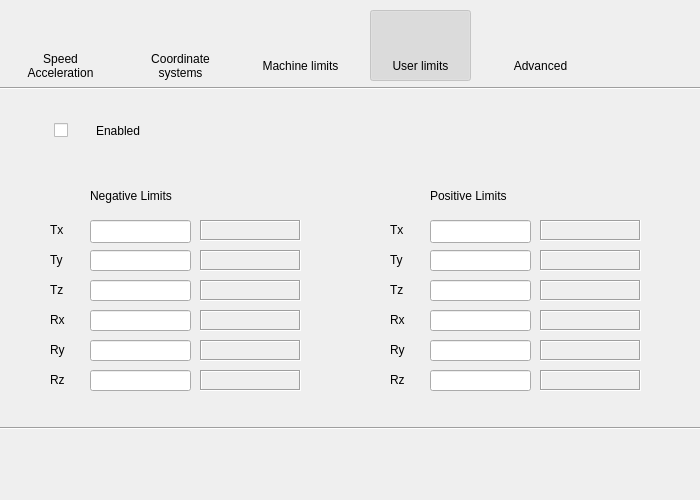
<?xml version="1.0" encoding="UTF-8"?>
<ui version="4.0">
 <class>Form</class>
 <widget class="PyDMFrame" name="Form">
  <property name="geometry">
   <rect>
    <x>0</x>
    <y>0</y>
    <width>700</width>
    <height>500</height>
   </rect>
  </property>
  <property name="windowTitle">
   <string>Parameters</string>
  </property>
  <property name="toolTip">
   <string/>
  </property>
  <property name="whatsThis">
   <string>
    QFrame with support for alarms
    This class inherits from QFrame and PyDMWidget.

    Parameters
    ----------
    parent : QWidget
        The parent widget for the Label
    init_channel : str, optional
        The channel to be used by the widget.
    </string>
  </property>
  <property name="channel" stdset="0">
   <string>ca://${P}${R}Config:VT</string>
  </property>
  <widget class="PyDMLineEdit" name="PyDMLineEdit_6">
   <property name="geometry">
    <rect>
     <x>90</x>
     <y>370</y>
     <width>101</width>
     <height>21</height>
    </rect>
   </property>
   <property name="toolTip">
    <string/>
   </property>
   <property name="whatsThis">
    <string/>
   </property>
   <property name="precisionFromPV" stdset="0">
    <bool>false</bool>
   </property>
   <property name="precision" stdset="0">
    <number>4</number>
   </property>
   <property name="showUnits" stdset="0">
    <bool>true</bool>
   </property>
   <property name="channel" stdset="0">
    <string>ca://${P}${R}CFG_LIMIT:User_Rz_Neg</string>
   </property>
  </widget>
  <widget class="PyDMLineEdit" name="PyDMLineEdit">
   <property name="geometry">
    <rect>
     <x>90</x>
     <y>220</y>
     <width>101</width>
     <height>23</height>
    </rect>
   </property>
   <property name="toolTip">
    <string/>
   </property>
   <property name="whatsThis">
    <string/>
   </property>
   <property name="precisionFromPV" stdset="0">
    <bool>false</bool>
   </property>
   <property name="precision" stdset="0">
    <number>4</number>
   </property>
   <property name="showUnits" stdset="0">
    <bool>true</bool>
   </property>
   <property name="channel" stdset="0">
    <string>ca://${P}${R}CFG_LIMIT:User_Tx_Neg</string>
   </property>
  </widget>
  <widget class="PyDMLineEdit" name="PyDMLineEdit_2">
   <property name="geometry">
    <rect>
     <x>90</x>
     <y>250</y>
     <width>101</width>
     <height>21</height>
    </rect>
   </property>
   <property name="toolTip">
    <string/>
   </property>
   <property name="whatsThis">
    <string/>
   </property>
   <property name="precisionFromPV" stdset="0">
    <bool>false</bool>
   </property>
   <property name="precision" stdset="0">
    <number>4</number>
   </property>
   <property name="showUnits" stdset="0">
    <bool>true</bool>
   </property>
   <property name="channel" stdset="0">
    <string>ca://${P}${R}CFG_LIMIT:User_Ty_Neg</string>
   </property>
  </widget>
  <widget class="PyDMLineEdit" name="PyDMLineEdit_3">
   <property name="geometry">
    <rect>
     <x>90</x>
     <y>280</y>
     <width>101</width>
     <height>21</height>
    </rect>
   </property>
   <property name="toolTip">
    <string/>
   </property>
   <property name="whatsThis">
    <string/>
   </property>
   <property name="precisionFromPV" stdset="0">
    <bool>false</bool>
   </property>
   <property name="precision" stdset="0">
    <number>4</number>
   </property>
   <property name="showUnits" stdset="0">
    <bool>true</bool>
   </property>
   <property name="channel" stdset="0">
    <string>ca://${P}${R}CFG_LIMIT:User_Tz_Neg</string>
   </property>
  </widget>
  <widget class="PyDMLineEdit" name="PyDMLineEdit_4">
   <property name="geometry">
    <rect>
     <x>90</x>
     <y>310</y>
     <width>101</width>
     <height>21</height>
    </rect>
   </property>
   <property name="toolTip">
    <string/>
   </property>
   <property name="whatsThis">
    <string/>
   </property>
   <property name="precisionFromPV" stdset="0">
    <bool>false</bool>
   </property>
   <property name="precision" stdset="0">
    <number>4</number>
   </property>
   <property name="showUnits" stdset="0">
    <bool>true</bool>
   </property>
   <property name="channel" stdset="0">
    <string>ca://${P}${R}CFG_LIMIT:User_Rx_Neg</string>
   </property>
  </widget>
  <widget class="PyDMLineEdit" name="PyDMLineEdit_5">
   <property name="geometry">
    <rect>
     <x>90</x>
     <y>340</y>
     <width>101</width>
     <height>21</height>
    </rect>
   </property>
   <property name="toolTip">
    <string/>
   </property>
   <property name="whatsThis">
    <string/>
   </property>
   <property name="precisionFromPV" stdset="0">
    <bool>false</bool>
   </property>
   <property name="precision" stdset="0">
    <number>4</number>
   </property>
   <property name="showUnits" stdset="0">
    <bool>true</bool>
   </property>
   <property name="channel" stdset="0">
    <string>ca://${P}${R}CFG_LIMIT:User_Ry_Neg</string>
   </property>
  </widget>
  <widget class="PyDMLabel" name="PyDMLabel_2">
   <property name="geometry">
    <rect>
     <x>50</x>
     <y>220</y>
     <width>31</width>
     <height>20</height>
    </rect>
   </property>
   <property name="toolTip">
    <string/>
   </property>
   <property name="whatsThis">
    <string/>
   </property>
   <property name="text">
    <string>Tx</string>
   </property>
  </widget>
  <widget class="PyDMLabel" name="PyDMLabel_10">
   <property name="geometry">
    <rect>
     <x>50</x>
     <y>310</y>
     <width>31</width>
     <height>20</height>
    </rect>
   </property>
   <property name="toolTip">
    <string/>
   </property>
   <property name="whatsThis">
    <string/>
   </property>
   <property name="text">
    <string>Rx</string>
   </property>
  </widget>
  <widget class="PyDMLabel" name="PyDMLabel_3">
   <property name="geometry">
    <rect>
     <x>200</x>
     <y>250</y>
     <width>101</width>
     <height>21</height>
    </rect>
   </property>
   <property name="toolTip">
    <string/>
   </property>
   <property name="whatsThis">
    <string/>
   </property>
   <property name="autoFillBackground">
    <bool>false</bool>
   </property>
   <property name="frameShape">
    <enum>QFrame::Box</enum>
   </property>
   <property name="frameShadow">
    <enum>QFrame::Sunken</enum>
   </property>
   <property name="margin">
    <number>0</number>
   </property>
   <property name="alarmSensitiveBorder" stdset="0">
    <bool>false</bool>
   </property>
   <property name="precisionFromPV" stdset="0">
    <bool>false</bool>
   </property>
   <property name="precision" stdset="0">
    <number>4</number>
   </property>
   <property name="showUnits" stdset="0">
    <bool>true</bool>
   </property>
   <property name="channel" stdset="0">
    <string>ca://${P}${R}CFG_LIMIT:User_Ty_Neg_RBV</string>
   </property>
  </widget>
  <widget class="PyDMLabel" name="PyDMLabel_4">
   <property name="geometry">
    <rect>
     <x>200</x>
     <y>280</y>
     <width>101</width>
     <height>21</height>
    </rect>
   </property>
   <property name="toolTip">
    <string/>
   </property>
   <property name="whatsThis">
    <string/>
   </property>
   <property name="autoFillBackground">
    <bool>false</bool>
   </property>
   <property name="frameShape">
    <enum>QFrame::Box</enum>
   </property>
   <property name="frameShadow">
    <enum>QFrame::Sunken</enum>
   </property>
   <property name="margin">
    <number>0</number>
   </property>
   <property name="alarmSensitiveBorder" stdset="0">
    <bool>false</bool>
   </property>
   <property name="precisionFromPV" stdset="0">
    <bool>false</bool>
   </property>
   <property name="precision" stdset="0">
    <number>4</number>
   </property>
   <property name="showUnits" stdset="0">
    <bool>true</bool>
   </property>
   <property name="channel" stdset="0">
    <string>ca://${P}${R}CFG_LIMIT:User_Tz_Neg_RBV</string>
   </property>
  </widget>
  <widget class="PyDMLabel" name="PyDMLabel_5">
   <property name="geometry">
    <rect>
     <x>200</x>
     <y>310</y>
     <width>101</width>
     <height>21</height>
    </rect>
   </property>
   <property name="toolTip">
    <string/>
   </property>
   <property name="whatsThis">
    <string/>
   </property>
   <property name="autoFillBackground">
    <bool>false</bool>
   </property>
   <property name="frameShape">
    <enum>QFrame::Box</enum>
   </property>
   <property name="frameShadow">
    <enum>QFrame::Sunken</enum>
   </property>
   <property name="margin">
    <number>0</number>
   </property>
   <property name="alarmSensitiveBorder" stdset="0">
    <bool>false</bool>
   </property>
   <property name="precisionFromPV" stdset="0">
    <bool>false</bool>
   </property>
   <property name="precision" stdset="0">
    <number>4</number>
   </property>
   <property name="showUnits" stdset="0">
    <bool>true</bool>
   </property>
   <property name="channel" stdset="0">
    <string>ca://${P}${R}CFG_LIMIT:User_Rx_Neg_RBV</string>
   </property>
  </widget>
  <widget class="PyDMLabel" name="PyDMLabel">
   <property name="geometry">
    <rect>
     <x>200</x>
     <y>220</y>
     <width>101</width>
     <height>21</height>
    </rect>
   </property>
   <property name="toolTip">
    <string/>
   </property>
   <property name="whatsThis">
    <string/>
   </property>
   <property name="autoFillBackground">
    <bool>false</bool>
   </property>
   <property name="frameShape">
    <enum>QFrame::Box</enum>
   </property>
   <property name="frameShadow">
    <enum>QFrame::Sunken</enum>
   </property>
   <property name="margin">
    <number>0</number>
   </property>
   <property name="alarmSensitiveBorder" stdset="0">
    <bool>false</bool>
   </property>
   <property name="precisionFromPV" stdset="0">
    <bool>false</bool>
   </property>
   <property name="precision" stdset="0">
    <number>4</number>
   </property>
   <property name="showUnits" stdset="0">
    <bool>true</bool>
   </property>
   <property name="channel" stdset="0">
    <string>ca://${P}${R}CFG_LIMIT:User_Tx_Neg_RBV</string>
   </property>
  </widget>
  <widget class="PyDMLabel" name="PyDMLabel_6">
   <property name="geometry">
    <rect>
     <x>200</x>
     <y>340</y>
     <width>101</width>
     <height>21</height>
    </rect>
   </property>
   <property name="toolTip">
    <string/>
   </property>
   <property name="whatsThis">
    <string/>
   </property>
   <property name="autoFillBackground">
    <bool>false</bool>
   </property>
   <property name="frameShape">
    <enum>QFrame::Box</enum>
   </property>
   <property name="frameShadow">
    <enum>QFrame::Sunken</enum>
   </property>
   <property name="margin">
    <number>0</number>
   </property>
   <property name="alarmSensitiveBorder" stdset="0">
    <bool>false</bool>
   </property>
   <property name="precisionFromPV" stdset="0">
    <bool>false</bool>
   </property>
   <property name="precision" stdset="0">
    <number>4</number>
   </property>
   <property name="showUnits" stdset="0">
    <bool>true</bool>
   </property>
   <property name="channel" stdset="0">
    <string>ca://${P}${R}CFG_LIMIT:User_Ry_Neg_RBV</string>
   </property>
  </widget>
  <widget class="PyDMLabel" name="PyDMLabel_9">
   <property name="geometry">
    <rect>
     <x>50</x>
     <y>280</y>
     <width>31</width>
     <height>20</height>
    </rect>
   </property>
   <property name="toolTip">
    <string/>
   </property>
   <property name="whatsThis">
    <string/>
   </property>
   <property name="text">
    <string>Tz</string>
   </property>
  </widget>
  <widget class="PyDMLabel" name="PyDMLabel_7">
   <property name="geometry">
    <rect>
     <x>200</x>
     <y>370</y>
     <width>101</width>
     <height>21</height>
    </rect>
   </property>
   <property name="toolTip">
    <string/>
   </property>
   <property name="whatsThis">
    <string/>
   </property>
   <property name="autoFillBackground">
    <bool>false</bool>
   </property>
   <property name="frameShape">
    <enum>QFrame::Box</enum>
   </property>
   <property name="frameShadow">
    <enum>QFrame::Sunken</enum>
   </property>
   <property name="margin">
    <number>0</number>
   </property>
   <property name="alarmSensitiveBorder" stdset="0">
    <bool>false</bool>
   </property>
   <property name="precisionFromPV" stdset="0">
    <bool>false</bool>
   </property>
   <property name="precision" stdset="0">
    <number>4</number>
   </property>
   <property name="showUnits" stdset="0">
    <bool>true</bool>
   </property>
   <property name="channel" stdset="0">
    <string>ca://${P}${R}CFG_LIMIT:User_Rz_Neg_RBV</string>
   </property>
  </widget>
  <widget class="PyDMLabel" name="PyDMLabel_11">
   <property name="geometry">
    <rect>
     <x>50</x>
     <y>340</y>
     <width>31</width>
     <height>20</height>
    </rect>
   </property>
   <property name="toolTip">
    <string/>
   </property>
   <property name="whatsThis">
    <string/>
   </property>
   <property name="text">
    <string>Ry</string>
   </property>
  </widget>
  <widget class="PyDMLabel" name="PyDMLabel_12">
   <property name="geometry">
    <rect>
     <x>50</x>
     <y>370</y>
     <width>31</width>
     <height>20</height>
    </rect>
   </property>
   <property name="toolTip">
    <string/>
   </property>
   <property name="whatsThis">
    <string/>
   </property>
   <property name="text">
    <string>Rz</string>
   </property>
  </widget>
  <widget class="PyDMLabel" name="PyDMLabel_8">
   <property name="geometry">
    <rect>
     <x>50</x>
     <y>250</y>
     <width>31</width>
     <height>20</height>
    </rect>
   </property>
   <property name="toolTip">
    <string/>
   </property>
   <property name="whatsThis">
    <string/>
   </property>
   <property name="text">
    <string>Ty</string>
   </property>
  </widget>
  <widget class="PyDMLabel" name="PyDMLabel_13">
   <property name="geometry">
    <rect>
     <x>540</x>
     <y>280</y>
     <width>101</width>
     <height>21</height>
    </rect>
   </property>
   <property name="toolTip">
    <string/>
   </property>
   <property name="whatsThis">
    <string/>
   </property>
   <property name="autoFillBackground">
    <bool>false</bool>
   </property>
   <property name="frameShape">
    <enum>QFrame::Box</enum>
   </property>
   <property name="frameShadow">
    <enum>QFrame::Sunken</enum>
   </property>
   <property name="margin">
    <number>0</number>
   </property>
   <property name="alarmSensitiveBorder" stdset="0">
    <bool>false</bool>
   </property>
   <property name="precisionFromPV" stdset="0">
    <bool>false</bool>
   </property>
   <property name="precision" stdset="0">
    <number>4</number>
   </property>
   <property name="showUnits" stdset="0">
    <bool>true</bool>
   </property>
   <property name="channel" stdset="0">
    <string>ca://${P}${R}CFG_LIMIT:User_Tz_Pos_RBV</string>
   </property>
  </widget>
  <widget class="PyDMLineEdit" name="PyDMLineEdit_7">
   <property name="geometry">
    <rect>
     <x>430</x>
     <y>340</y>
     <width>101</width>
     <height>21</height>
    </rect>
   </property>
   <property name="toolTip">
    <string/>
   </property>
   <property name="whatsThis">
    <string/>
   </property>
   <property name="precisionFromPV" stdset="0">
    <bool>false</bool>
   </property>
   <property name="precision" stdset="0">
    <number>4</number>
   </property>
   <property name="showUnits" stdset="0">
    <bool>true</bool>
   </property>
   <property name="channel" stdset="0">
    <string>ca://${P}${R}CFG_LIMIT:User_Ry_Pos</string>
   </property>
  </widget>
  <widget class="PyDMLabel" name="PyDMLabel_14">
   <property name="geometry">
    <rect>
     <x>540</x>
     <y>250</y>
     <width>101</width>
     <height>21</height>
    </rect>
   </property>
   <property name="toolTip">
    <string/>
   </property>
   <property name="whatsThis">
    <string/>
   </property>
   <property name="autoFillBackground">
    <bool>false</bool>
   </property>
   <property name="frameShape">
    <enum>QFrame::Box</enum>
   </property>
   <property name="frameShadow">
    <enum>QFrame::Sunken</enum>
   </property>
   <property name="margin">
    <number>0</number>
   </property>
   <property name="alarmSensitiveBorder" stdset="0">
    <bool>false</bool>
   </property>
   <property name="precisionFromPV" stdset="0">
    <bool>false</bool>
   </property>
   <property name="precision" stdset="0">
    <number>4</number>
   </property>
   <property name="showUnits" stdset="0">
    <bool>true</bool>
   </property>
   <property name="channel" stdset="0">
    <string>ca://${P}${R}CFG_LIMIT:User_Ty_Pos_RBV</string>
   </property>
  </widget>
  <widget class="PyDMLabel" name="PyDMLabel_15">
   <property name="geometry">
    <rect>
     <x>390</x>
     <y>220</y>
     <width>31</width>
     <height>20</height>
    </rect>
   </property>
   <property name="toolTip">
    <string/>
   </property>
   <property name="whatsThis">
    <string/>
   </property>
   <property name="text">
    <string>Tx</string>
   </property>
  </widget>
  <widget class="PyDMLabel" name="PyDMLabel_16">
   <property name="geometry">
    <rect>
     <x>540</x>
     <y>220</y>
     <width>101</width>
     <height>21</height>
    </rect>
   </property>
   <property name="toolTip">
    <string/>
   </property>
   <property name="whatsThis">
    <string/>
   </property>
   <property name="autoFillBackground">
    <bool>false</bool>
   </property>
   <property name="frameShape">
    <enum>QFrame::Box</enum>
   </property>
   <property name="frameShadow">
    <enum>QFrame::Sunken</enum>
   </property>
   <property name="margin">
    <number>0</number>
   </property>
   <property name="alarmSensitiveBorder" stdset="0">
    <bool>false</bool>
   </property>
   <property name="precisionFromPV" stdset="0">
    <bool>false</bool>
   </property>
   <property name="precision" stdset="0">
    <number>4</number>
   </property>
   <property name="showUnits" stdset="0">
    <bool>true</bool>
   </property>
   <property name="channel" stdset="0">
    <string>ca://${P}${R}CFG_LIMIT:User_Tx_Pos_RBV</string>
   </property>
  </widget>
  <widget class="PyDMLineEdit" name="PyDMLineEdit_8">
   <property name="geometry">
    <rect>
     <x>430</x>
     <y>370</y>
     <width>101</width>
     <height>21</height>
    </rect>
   </property>
   <property name="toolTip">
    <string/>
   </property>
   <property name="whatsThis">
    <string/>
   </property>
   <property name="precisionFromPV" stdset="0">
    <bool>false</bool>
   </property>
   <property name="precision" stdset="0">
    <number>4</number>
   </property>
   <property name="showUnits" stdset="0">
    <bool>true</bool>
   </property>
   <property name="channel" stdset="0">
    <string>ca://${P}${R}CFG_LIMIT:User_Rz_Pos</string>
   </property>
  </widget>
  <widget class="PyDMLineEdit" name="PyDMLineEdit_9">
   <property name="geometry">
    <rect>
     <x>430</x>
     <y>280</y>
     <width>101</width>
     <height>21</height>
    </rect>
   </property>
   <property name="toolTip">
    <string/>
   </property>
   <property name="whatsThis">
    <string/>
   </property>
   <property name="precisionFromPV" stdset="0">
    <bool>false</bool>
   </property>
   <property name="precision" stdset="0">
    <number>4</number>
   </property>
   <property name="showUnits" stdset="0">
    <bool>true</bool>
   </property>
   <property name="channel" stdset="0">
    <string>ca://${P}${R}CFG_LIMIT:User_Tz_Pos</string>
   </property>
  </widget>
  <widget class="PyDMLabel" name="PyDMLabel_17">
   <property name="geometry">
    <rect>
     <x>540</x>
     <y>340</y>
     <width>101</width>
     <height>21</height>
    </rect>
   </property>
   <property name="toolTip">
    <string/>
   </property>
   <property name="whatsThis">
    <string/>
   </property>
   <property name="autoFillBackground">
    <bool>false</bool>
   </property>
   <property name="frameShape">
    <enum>QFrame::Box</enum>
   </property>
   <property name="frameShadow">
    <enum>QFrame::Sunken</enum>
   </property>
   <property name="margin">
    <number>0</number>
   </property>
   <property name="alarmSensitiveBorder" stdset="0">
    <bool>false</bool>
   </property>
   <property name="precisionFromPV" stdset="0">
    <bool>false</bool>
   </property>
   <property name="precision" stdset="0">
    <number>4</number>
   </property>
   <property name="showUnits" stdset="0">
    <bool>true</bool>
   </property>
   <property name="channel" stdset="0">
    <string>ca://${P}${R}CFG_LIMIT:User_Ry_Pos_RBV</string>
   </property>
  </widget>
  <widget class="PyDMLabel" name="PyDMLabel_18">
   <property name="geometry">
    <rect>
     <x>390</x>
     <y>340</y>
     <width>31</width>
     <height>20</height>
    </rect>
   </property>
   <property name="toolTip">
    <string/>
   </property>
   <property name="whatsThis">
    <string/>
   </property>
   <property name="text">
    <string>Ry</string>
   </property>
  </widget>
  <widget class="PyDMLabel" name="PyDMLabel_19">
   <property name="geometry">
    <rect>
     <x>390</x>
     <y>310</y>
     <width>31</width>
     <height>20</height>
    </rect>
   </property>
   <property name="toolTip">
    <string/>
   </property>
   <property name="whatsThis">
    <string/>
   </property>
   <property name="text">
    <string>Rx</string>
   </property>
  </widget>
  <widget class="PyDMLabel" name="PyDMLabel_20">
   <property name="geometry">
    <rect>
     <x>390</x>
     <y>280</y>
     <width>31</width>
     <height>20</height>
    </rect>
   </property>
   <property name="toolTip">
    <string/>
   </property>
   <property name="whatsThis">
    <string/>
   </property>
   <property name="text">
    <string>Tz</string>
   </property>
  </widget>
  <widget class="PyDMLineEdit" name="PyDMLineEdit_10">
   <property name="geometry">
    <rect>
     <x>430</x>
     <y>250</y>
     <width>101</width>
     <height>21</height>
    </rect>
   </property>
   <property name="toolTip">
    <string/>
   </property>
   <property name="whatsThis">
    <string/>
   </property>
   <property name="precisionFromPV" stdset="0">
    <bool>false</bool>
   </property>
   <property name="precision" stdset="0">
    <number>4</number>
   </property>
   <property name="showUnits" stdset="0">
    <bool>true</bool>
   </property>
   <property name="channel" stdset="0">
    <string>ca://${P}${R}CFG_LIMIT:User_Ty_Pos</string>
   </property>
  </widget>
  <widget class="PyDMLabel" name="PyDMLabel_21">
   <property name="geometry">
    <rect>
     <x>390</x>
     <y>370</y>
     <width>31</width>
     <height>20</height>
    </rect>
   </property>
   <property name="toolTip">
    <string/>
   </property>
   <property name="whatsThis">
    <string/>
   </property>
   <property name="text">
    <string>Rz</string>
   </property>
  </widget>
  <widget class="PyDMLineEdit" name="PyDMLineEdit_11">
   <property name="geometry">
    <rect>
     <x>430</x>
     <y>220</y>
     <width>101</width>
     <height>23</height>
    </rect>
   </property>
   <property name="toolTip">
    <string/>
   </property>
   <property name="whatsThis">
    <string/>
   </property>
   <property name="precisionFromPV" stdset="0">
    <bool>false</bool>
   </property>
   <property name="precision" stdset="0">
    <number>4</number>
   </property>
   <property name="showUnits" stdset="0">
    <bool>true</bool>
   </property>
   <property name="channel" stdset="0">
    <string>ca://${P}${R}CFG_LIMIT:User_Tx_Pos</string>
   </property>
  </widget>
  <widget class="PyDMLineEdit" name="PyDMLineEdit_12">
   <property name="geometry">
    <rect>
     <x>430</x>
     <y>310</y>
     <width>101</width>
     <height>21</height>
    </rect>
   </property>
   <property name="toolTip">
    <string/>
   </property>
   <property name="whatsThis">
    <string/>
   </property>
   <property name="precisionFromPV" stdset="0">
    <bool>false</bool>
   </property>
   <property name="precision" stdset="0">
    <number>4</number>
   </property>
   <property name="showUnits" stdset="0">
    <bool>true</bool>
   </property>
   <property name="channel" stdset="0">
    <string>ca://${P}${R}CFG_LIMIT:User_Rx_Pos</string>
   </property>
  </widget>
  <widget class="PyDMLabel" name="PyDMLabel_22">
   <property name="geometry">
    <rect>
     <x>540</x>
     <y>310</y>
     <width>101</width>
     <height>21</height>
    </rect>
   </property>
   <property name="toolTip">
    <string/>
   </property>
   <property name="whatsThis">
    <string/>
   </property>
   <property name="autoFillBackground">
    <bool>false</bool>
   </property>
   <property name="frameShape">
    <enum>QFrame::Box</enum>
   </property>
   <property name="frameShadow">
    <enum>QFrame::Sunken</enum>
   </property>
   <property name="margin">
    <number>0</number>
   </property>
   <property name="alarmSensitiveBorder" stdset="0">
    <bool>false</bool>
   </property>
   <property name="precisionFromPV" stdset="0">
    <bool>false</bool>
   </property>
   <property name="precision" stdset="0">
    <number>4</number>
   </property>
   <property name="showUnits" stdset="0">
    <bool>true</bool>
   </property>
   <property name="channel" stdset="0">
    <string>ca://${P}${R}CFG_LIMIT:User_Rx_Pos_RBV</string>
   </property>
  </widget>
  <widget class="PyDMLabel" name="PyDMLabel_23">
   <property name="geometry">
    <rect>
     <x>390</x>
     <y>250</y>
     <width>31</width>
     <height>20</height>
    </rect>
   </property>
   <property name="toolTip">
    <string/>
   </property>
   <property name="whatsThis">
    <string/>
   </property>
   <property name="text">
    <string>Ty</string>
   </property>
  </widget>
  <widget class="PyDMLabel" name="PyDMLabel_24">
   <property name="geometry">
    <rect>
     <x>540</x>
     <y>370</y>
     <width>101</width>
     <height>21</height>
    </rect>
   </property>
   <property name="toolTip">
    <string/>
   </property>
   <property name="whatsThis">
    <string/>
   </property>
   <property name="autoFillBackground">
    <bool>false</bool>
   </property>
   <property name="frameShape">
    <enum>QFrame::Box</enum>
   </property>
   <property name="frameShadow">
    <enum>QFrame::Sunken</enum>
   </property>
   <property name="margin">
    <number>0</number>
   </property>
   <property name="alarmSensitiveBorder" stdset="0">
    <bool>false</bool>
   </property>
   <property name="precisionFromPV" stdset="0">
    <bool>false</bool>
   </property>
   <property name="precision" stdset="0">
    <number>4</number>
   </property>
   <property name="showUnits" stdset="0">
    <bool>true</bool>
   </property>
   <property name="channel" stdset="0">
    <string>ca://${P}${R}CFG_LIMIT:User_Rz_Pos_RBV</string>
   </property>
  </widget>
  <widget class="PyDMCheckbox" name="PyDMCheckbox">
   <property name="geometry">
    <rect>
     <x>54</x>
     <y>122</y>
     <width>16</width>
     <height>16</height>
    </rect>
   </property>
   <property name="toolTip">
    <string/>
   </property>
   <property name="whatsThis">
    <string>
    A QCheckbox with support for Channels and more from PyDM

    Parameters
    ----------
    parent : QWidget
        The parent widget for the Label
    init_channel : str, optional
        The channel to be used by the widget.

    </string>
   </property>
   <property name="channel" stdset="0">
    <string>ca://${P}${R}CFG_LIMITENABLE:User</string>
   </property>
  </widget>
  <widget class="PyDMLabel" name="PyDMLabel_25">
   <property name="geometry">
    <rect>
     <x>96</x>
     <y>120</y>
     <width>81</width>
     <height>21</height>
    </rect>
   </property>
   <property name="toolTip">
    <string/>
   </property>
   <property name="whatsThis">
    <string/>
   </property>
   <property name="text">
    <string>Enabled</string>
   </property>
  </widget>
  <widget class="PyDMLabel" name="PyDMLabel_26">
   <property name="geometry">
    <rect>
     <x>90</x>
     <y>180</y>
     <width>121</width>
     <height>31</height>
    </rect>
   </property>
   <property name="toolTip">
    <string/>
   </property>
   <property name="whatsThis">
    <string/>
   </property>
   <property name="text">
    <string>Negative Limits</string>
   </property>
  </widget>
  <widget class="PyDMLabel" name="PyDMLabel_27">
   <property name="geometry">
    <rect>
     <x>430</x>
     <y>180</y>
     <width>121</width>
     <height>31</height>
    </rect>
   </property>
   <property name="toolTip">
    <string/>
   </property>
   <property name="whatsThis">
    <string/>
   </property>
   <property name="text">
    <string>Positive Limits</string>
   </property>
  </widget>
  <widget class="QLabel" name="label_3">
   <property name="geometry">
    <rect>
     <x>250</x>
     <y>50</y>
     <width>101</width>
     <height>31</height>
    </rect>
   </property>
   <property name="text">
    <string>Machine limits</string>
   </property>
   <property name="alignment">
    <set>Qt::AlignCenter</set>
   </property>
  </widget>
  <widget class="PyDMRelatedDisplayButton" name="PyDMRelatedDisplayButton_6">
   <property name="enabled">
    <bool>true</bool>
   </property>
   <property name="geometry">
    <rect>
     <x>250</x>
     <y>10</y>
     <width>101</width>
     <height>71</height>
    </rect>
   </property>
   <property name="toolTip">
    <string/>
   </property>
   <property name="whatsThis">
    <string>
    A QPushButton capable of opening a new Display at the same of at a
    new window.

    Parameters
    ----------
    init_channel : str, optional
        The channel to be used by the widget.

    filename : str, optional
        The file to be opened
    </string>
   </property>
   <property name="layoutDirection">
    <enum>Qt::LeftToRight</enum>
   </property>
   <property name="autoFillBackground">
    <bool>false</bool>
   </property>
   <property name="styleSheet">
    <string notr="true">padding-bottom:20px;</string>
   </property>
   <property name="icon">
    <iconset>
     <normaloff>icons/Machine_Limits_32px.png</normaloff>icons/Machine_Limits_32px.png</iconset>
   </property>
   <property name="iconSize">
    <size>
     <width>32</width>
     <height>32</height>
    </size>
   </property>
   <property name="checkable">
    <bool>false</bool>
   </property>
   <property name="checked">
    <bool>false</bool>
   </property>
   <property name="flat">
    <bool>true</bool>
   </property>
   <property name="filenames" stdset="0">
    <string>SymetrieConfigMachineLimits.ui</string>
   </property>
  </widget>
  <widget class="QLabel" name="label_4">
   <property name="geometry">
    <rect>
     <x>370</x>
     <y>50</y>
     <width>101</width>
     <height>31</height>
    </rect>
   </property>
   <property name="text">
    <string>User limits</string>
   </property>
   <property name="alignment">
    <set>Qt::AlignCenter</set>
   </property>
  </widget>
  <widget class="QLabel" name="label_2">
   <property name="geometry">
    <rect>
     <x>130</x>
     <y>50</y>
     <width>101</width>
     <height>31</height>
    </rect>
   </property>
   <property name="text">
    <string>Coordinate
systems</string>
   </property>
   <property name="alignment">
    <set>Qt::AlignCenter</set>
   </property>
  </widget>
  <widget class="PyDMRelatedDisplayButton" name="PyDMRelatedDisplayButton_7">
   <property name="enabled">
    <bool>false</bool>
   </property>
   <property name="geometry">
    <rect>
     <x>370</x>
     <y>10</y>
     <width>101</width>
     <height>71</height>
    </rect>
   </property>
   <property name="toolTip">
    <string/>
   </property>
   <property name="whatsThis">
    <string>
    A QPushButton capable of opening a new Display at the same of at a
    new window.

    Parameters
    ----------
    init_channel : str, optional
        The channel to be used by the widget.

    filename : str, optional
        The file to be opened
    </string>
   </property>
   <property name="layoutDirection">
    <enum>Qt::LeftToRight</enum>
   </property>
   <property name="autoFillBackground">
    <bool>false</bool>
   </property>
   <property name="styleSheet">
    <string notr="true">padding-bottom:20px;</string>
   </property>
   <property name="text">
    <string/>
   </property>
   <property name="icon">
    <iconset>
     <normaloff>icons/User_Limits_32px.png</normaloff>icons/User_Limits_32px.png</iconset>
   </property>
   <property name="iconSize">
    <size>
     <width>32</width>
     <height>32</height>
    </size>
   </property>
   <property name="checkable">
    <bool>true</bool>
   </property>
   <property name="checked">
    <bool>true</bool>
   </property>
   <property name="flat">
    <bool>true</bool>
   </property>
   <property name="filenames" stdset="0">
    <string>SymetrieConfigUserLimits.ui</string>
   </property>
  </widget>
  <widget class="PyDMRelatedDisplayButton" name="PyDMRelatedDisplayButton">
   <property name="enabled">
    <bool>true</bool>
   </property>
   <property name="geometry">
    <rect>
     <x>10</x>
     <y>10</y>
     <width>101</width>
     <height>71</height>
    </rect>
   </property>
   <property name="toolTip">
    <string/>
   </property>
   <property name="whatsThis">
    <string>
    A QPushButton capable of opening a new Display at the same of at a
    new window.

    Parameters
    ----------
    init_channel : str, optional
        The channel to be used by the widget.

    filename : str, optional
        The file to be opened
    </string>
   </property>
   <property name="layoutDirection">
    <enum>Qt::LeftToRight</enum>
   </property>
   <property name="autoFillBackground">
    <bool>false</bool>
   </property>
   <property name="styleSheet">
    <string notr="true">padding-bottom:20px;</string>
   </property>
   <property name="icon">
    <iconset>
     <normaloff>icons/Speed_32px.png</normaloff>icons/Speed_32px.png</iconset>
   </property>
   <property name="iconSize">
    <size>
     <width>32</width>
     <height>32</height>
    </size>
   </property>
   <property name="checkable">
    <bool>false</bool>
   </property>
   <property name="checked">
    <bool>false</bool>
   </property>
   <property name="flat">
    <bool>true</bool>
   </property>
   <property name="filenames" stdset="0">
    <string>SymetrieConfigSpeed.ui</string>
   </property>
  </widget>
  <widget class="QLabel" name="label">
   <property name="geometry">
    <rect>
     <x>10</x>
     <y>50</y>
     <width>101</width>
     <height>31</height>
    </rect>
   </property>
   <property name="text">
    <string>Speed
Acceleration</string>
   </property>
   <property name="alignment">
    <set>Qt::AlignCenter</set>
   </property>
  </widget>
  <widget class="PyDMRelatedDisplayButton" name="PyDMRelatedDisplayButton_5">
   <property name="geometry">
    <rect>
     <x>490</x>
     <y>10</y>
     <width>101</width>
     <height>71</height>
    </rect>
   </property>
   <property name="toolTip">
    <string/>
   </property>
   <property name="whatsThis">
    <string>
    A QPushButton capable of opening a new Display at the same of at a
    new window.

    Parameters
    ----------
    init_channel : str, optional
        The channel to be used by the widget.

    filename : str, optional
        The file to be opened
    </string>
   </property>
   <property name="layoutDirection">
    <enum>Qt::LeftToRight</enum>
   </property>
   <property name="autoFillBackground">
    <bool>false</bool>
   </property>
   <property name="styleSheet">
    <string notr="true">padding-bottom:20px;</string>
   </property>
   <property name="icon">
    <iconset>
     <normaloff>icons/Administrative_Tools_32px.png</normaloff>icons/Administrative_Tools_32px.png</iconset>
   </property>
   <property name="iconSize">
    <size>
     <width>32</width>
     <height>32</height>
    </size>
   </property>
   <property name="flat">
    <bool>true</bool>
   </property>
   <property name="filenames" stdset="0">
    <string>SymetrieConfigAdvanced.ui</string>
   </property>
  </widget>
  <widget class="QLabel" name="label_5">
   <property name="geometry">
    <rect>
     <x>490</x>
     <y>50</y>
     <width>101</width>
     <height>31</height>
    </rect>
   </property>
   <property name="text">
    <string>Advanced</string>
   </property>
   <property name="alignment">
    <set>Qt::AlignCenter</set>
   </property>
  </widget>
  <widget class="PyDMRelatedDisplayButton" name="PyDMRelatedDisplayButton_2">
   <property name="enabled">
    <bool>true</bool>
   </property>
   <property name="geometry">
    <rect>
     <x>130</x>
     <y>10</y>
     <width>101</width>
     <height>71</height>
    </rect>
   </property>
   <property name="toolTip">
    <string/>
   </property>
   <property name="whatsThis">
    <string>
    A QPushButton capable of opening a new Display at the same of at a
    new window.

    Parameters
    ----------
    init_channel : str, optional
        The channel to be used by the widget.

    filename : str, optional
        The file to be opened
    </string>
   </property>
   <property name="layoutDirection">
    <enum>Qt::LeftToRight</enum>
   </property>
   <property name="autoFillBackground">
    <bool>false</bool>
   </property>
   <property name="styleSheet">
    <string notr="true">padding-bottom:20px;</string>
   </property>
   <property name="icon">
    <iconset>
     <normaloff>icons/Coordinate_System_32px.png</normaloff>icons/Coordinate_System_32px.png</iconset>
   </property>
   <property name="iconSize">
    <size>
     <width>32</width>
     <height>32</height>
    </size>
   </property>
   <property name="checkable">
    <bool>false</bool>
   </property>
   <property name="checked">
    <bool>false</bool>
   </property>
   <property name="flat">
    <bool>true</bool>
   </property>
   <property name="filenames" stdset="0">
    <string>SymetrieConfigCoordSys.ui</string>
   </property>
  </widget>
  <widget class="Line" name="line">
   <property name="geometry">
    <rect>
     <x>0</x>
     <y>80</y>
     <width>701</width>
     <height>16</height>
    </rect>
   </property>
   <property name="orientation">
    <enum>Qt::Horizontal</enum>
   </property>
  </widget>
  <widget class="Line" name="line_2">
   <property name="geometry">
    <rect>
     <x>0</x>
     <y>420</y>
     <width>701</width>
     <height>16</height>
    </rect>
   </property>
   <property name="orientation">
    <enum>Qt::Horizontal</enum>
   </property>
  </widget>
  <widget class="PyDMEmbeddedDisplay" name="PyDMEmbeddedDisplay">
   <property name="geometry">
    <rect>
     <x>0</x>
     <y>435</y>
     <width>700</width>
     <height>60</height>
    </rect>
   </property>
   <property name="toolTip">
    <string/>
   </property>
   <property name="whatsThis">
    <string>
    A QFrame capable of rendering a PyDM Display

    Parameters
    ----------
    parent : QWidget
        The parent widget for the Label

    </string>
   </property>
   <property name="filename" stdset="0">
    <string>SymetrieConfigOptions.ui</string>
   </property>
  </widget>
  <widget class="PyDMByteIndicator" name="s_hexa_Initialised">
   <property name="geometry">
    <rect>
     <x>78</x>
     <y>123</y>
     <width>14</width>
     <height>14</height>
    </rect>
   </property>
   <property name="toolTip">
    <string/>
   </property>
   <property name="whatsThis">
    <string>
    Widget for graphical representation of bits from an integer number
    with support for Channels and more from PyDM

    Parameters
    ----------
    parent : QWidget
        The parent widget for the Label
    init_channel : str, optional
        The channel to be used by the widget.
    </string>
   </property>
   <property name="channel" stdset="0">
    <string>ca://${P}${R}CFG_LIMITENABLE:User_RBV</string>
   </property>
   <property name="labels" stdset="0">
    <stringlist/>
   </property>
  </widget>
  <zorder>label</zorder>
  <zorder>label_5</zorder>
  <zorder>PyDMRelatedDisplayButton_7</zorder>
  <zorder>PyDMLineEdit_6</zorder>
  <zorder>PyDMLineEdit</zorder>
  <zorder>PyDMLineEdit_2</zorder>
  <zorder>PyDMLineEdit_3</zorder>
  <zorder>PyDMLineEdit_4</zorder>
  <zorder>PyDMLineEdit_5</zorder>
  <zorder>PyDMLabel_2</zorder>
  <zorder>PyDMLabel_10</zorder>
  <zorder>PyDMLabel_3</zorder>
  <zorder>PyDMLabel_4</zorder>
  <zorder>PyDMLabel_5</zorder>
  <zorder>PyDMLabel</zorder>
  <zorder>PyDMLabel_6</zorder>
  <zorder>PyDMLabel_9</zorder>
  <zorder>PyDMLabel_7</zorder>
  <zorder>PyDMLabel_11</zorder>
  <zorder>PyDMLabel_12</zorder>
  <zorder>PyDMLabel_8</zorder>
  <zorder>PyDMLabel_13</zorder>
  <zorder>PyDMLineEdit_7</zorder>
  <zorder>PyDMLabel_14</zorder>
  <zorder>PyDMLabel_15</zorder>
  <zorder>PyDMLabel_16</zorder>
  <zorder>PyDMLineEdit_8</zorder>
  <zorder>PyDMLineEdit_9</zorder>
  <zorder>PyDMLabel_17</zorder>
  <zorder>PyDMLabel_18</zorder>
  <zorder>PyDMLabel_19</zorder>
  <zorder>PyDMLabel_20</zorder>
  <zorder>PyDMLineEdit_10</zorder>
  <zorder>PyDMLabel_21</zorder>
  <zorder>PyDMLineEdit_11</zorder>
  <zorder>PyDMLineEdit_12</zorder>
  <zorder>PyDMLabel_22</zorder>
  <zorder>PyDMLabel_23</zorder>
  <zorder>PyDMLabel_24</zorder>
  <zorder>PyDMCheckbox</zorder>
  <zorder>PyDMLabel_25</zorder>
  <zorder>PyDMLabel_26</zorder>
  <zorder>PyDMLabel_27</zorder>
  <zorder>label_3</zorder>
  <zorder>PyDMRelatedDisplayButton_6</zorder>
  <zorder>label_4</zorder>
  <zorder>label_2</zorder>
  <zorder>PyDMRelatedDisplayButton</zorder>
  <zorder>PyDMRelatedDisplayButton_5</zorder>
  <zorder>PyDMRelatedDisplayButton_2</zorder>
  <zorder>line</zorder>
  <zorder>line_2</zorder>
  <zorder>PyDMEmbeddedDisplay</zorder>
  <zorder>s_hexa_Initialised</zorder>
 </widget>
 <customwidgets>
  <customwidget>
   <class>PyDMLabel</class>
   <extends>QLabel</extends>
   <header>pydm.widgets.label</header>
  </customwidget>
  <customwidget>
   <class>PyDMByteIndicator</class>
   <extends>QWidget</extends>
   <header>pydm.widgets.byte</header>
  </customwidget>
  <customwidget>
   <class>PyDMCheckbox</class>
   <extends>QCheckBox</extends>
   <header>pydm.widgets.checkbox</header>
  </customwidget>
  <customwidget>
   <class>PyDMEmbeddedDisplay</class>
   <extends>QFrame</extends>
   <header>pydm.widgets.embedded_display</header>
  </customwidget>
  <customwidget>
   <class>PyDMFrame</class>
   <extends>QFrame</extends>
   <header>pydm.widgets.frame</header>
   <container>1</container>
  </customwidget>
  <customwidget>
   <class>PyDMLineEdit</class>
   <extends>QLineEdit</extends>
   <header>pydm.widgets.line_edit</header>
  </customwidget>
  <customwidget>
   <class>PyDMRelatedDisplayButton</class>
   <extends>QPushButton</extends>
   <header>pydm.widgets.related_display_button</header>
  </customwidget>
 </customwidgets>
 <resources/>
 <connections/>
</ui>
